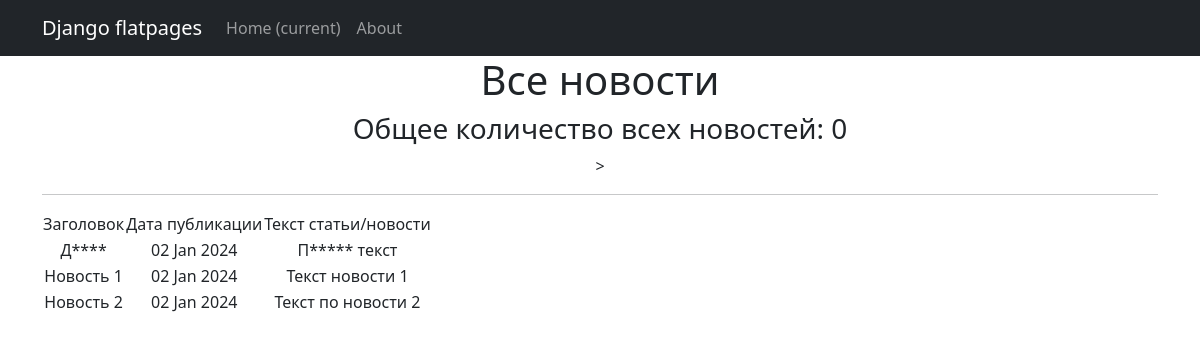
/posts/, run on the app's committed database.
### news/models.py (models this page shows, shortened)
class Post(models.Model):
    article = 'AR'
    news = 'NE'
    POSITIONS = [
        (article, 'Статья'),
        (news, 'Новости')
    ]
    post_time = models.DateTimeField(auto_now_add=True)
    title = models.CharField(max_length=255)
    text = models.TextField()
    post_type = models.CharField(max_length=2, choices=POSITIONS, default=news)
    rating = models.IntegerField(default=0)
    author = models.ForeignKey(Author, on_delete=models.CASCADE)
    category = models.ManyToManyField(Category, through='PostCategory')

### news/views.py (the view)
# urls.py: path('', PostsList.as_view()),
class PostsList(ListView):
    model = Post
    ordering = 'title'
    template_name = 'posts.html'
    context_object_name = 'posts'
    def get_context_data(self, **kwargs):
        context = super().get_context_data(**kwargs)
        context['time_now'] = datetime.utcnow()
        context['next_sale'] = None
        return context

### news/templatetags/custom_filters.py (called while the page is built)
@register.filter()
def censor(text):
    bad_words = ['дурак', 'плохой']
    text_list = text.split()
    censored_text_list = []
    for word in text_list:
        clean_word = ''.join(c for c in word if c not in string.punctuation)
        if clean_word.lower() in bad_words:
            censored_word = clean_word[0] + (len(clean_word) - 1) * '*'
            censored_text_list.append(word.replace(clean_word, censored_word))
        else:
            censored_text_list.append(word)
    return ' '.join(censored_text_list)

### templates/posts.html (shortened to what this page needs)
{% extends 'flatpages/default.html' %}
{% load custom_filters %}
{% block content %}
   <h1>Все новости</h1>
   <h3> Общее количество всех новостей: {{news|length}}</h3>>
   <hr>
   {% if posts%}
      <table>
          <tr>
              <td> Заголовок</td>
              <td> Дата публикации</td>
              <td> Текст статьи/новости</td>
          </tr>
          {% for post in posts %}
          <tr>
              <td>{{ post.title|censor }}</td>
              <td>{{ time_now|date:'d M Y' }}</td>
              <td>{{ post.text|censor|truncatewords:20 }}</td>
          </tr>
          {% endfor %}
      </table>
   {% else %}
       <h2>Новостей нет!</h2>
   {% endif %}
{% endblock content %}

### templates/flatpages/default.html (shortened to what this page needs)
<!DOCTYPE html>
<html lang="en">
    <head>
        {% load static %}
        <link href="{% static 'css/styles.css' %}" rel="stylesheet" />
    </head>
    <body>
        <nav class="navbar navbar-expand-lg navbar-dark bg-dark static-top">
            <div class="container">
                <a class="navbar-brand" href="#">Django flatpages</a>
                <div class="collapse navbar-collapse" id="navbarResponsive">
                    <ul class="navbar-nav ml-auto">
                        <li class="nav-item active">
                            <a class="nav-link" href="#">Home
                                <span class="sr-only">(current)</span>
                            </a>
                        </li>
                        <li class="nav-item">
                            <a class="nav-link" href="/about/">About</a>
                        </li>
                    </ul>
                </div>
            </div>
        </nav>
        <div class="container">
            <div class="row">
                <div class="col-lg-12 text-center">
                    {% block content %}
                    {% endblock content %}
                </div>
            </div>
        </div>
    </body>
</html>

### data on the page
Post: title|censor "Д****", post_time "02 Jan 2024", text|censor "П***** текст"
Post: title|censor "Новость 1", time_now "02 Jan 2024", text|censor "Текст новости 1"
Post: title|censor "Новость 2", time_now "02 Jan 2024", text|censor "Текст по новости 2"

### other printed values
{{ news|length }} "0"
